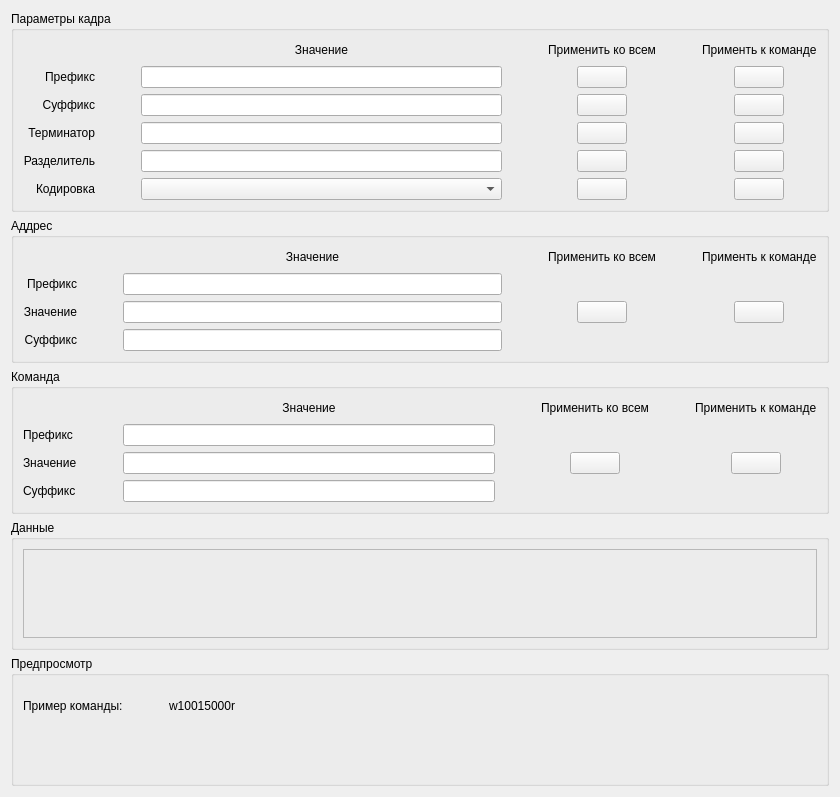
<?xml version="1.0" encoding="UTF-8"?>
<ui version="4.0">
 <class>Frame</class>
 <widget class="QFrame" name="Frame">
  <property name="geometry">
   <rect>
    <x>0</x>
    <y>0</y>
    <width>840</width>
    <height>797</height>
   </rect>
  </property>
  <property name="windowTitle">
   <string>Frame</string>
  </property>
  <property name="container" stdset="0">
   <string>groupBox</string>
  </property>
  <layout class="QGridLayout" name="gridLayout_2">
   <item row="0" column="0">
    <layout class="QGridLayout" name="gridLayout">
     <item row="1" column="0">
      <widget class="QGroupBox" name="groupBox_2">
       <property name="title">
        <string>Аддрес</string>
       </property>
       <layout class="QGridLayout" name="gridLayout_7">
        <item row="0" column="0" colspan="3">
         <layout class="QGridLayout" name="gridLayout_10">
          <property name="topMargin">
           <number>0</number>
          </property>
          <item row="1" column="7" rowspan="3" alignment="Qt::AlignHCenter">
           <widget class="QPushButton" name="address_copy_pushButton">
            <property name="minimumSize">
             <size>
              <width>50</width>
              <height>22</height>
             </size>
            </property>
            <property name="maximumSize">
             <size>
              <width>50</width>
              <height>22</height>
             </size>
            </property>
            <property name="text">
             <string/>
            </property>
           </widget>
          </item>
          <item row="0" column="7">
           <widget class="QLabel" name="label_15">
            <property name="text">
             <string>Применть к команде</string>
            </property>
           </widget>
          </item>
          <item row="3" column="2" colspan="2">
           <widget class="QLineEdit" name="address_suffix_lineEdit">
            <property name="alignment">
             <set>Qt::AlignCenter</set>
            </property>
           </widget>
          </item>
          <item row="2" column="1">
           <spacer name="horizontalSpacer_3">
            <property name="orientation">
             <enum>Qt::Horizontal</enum>
            </property>
            <property name="sizeHint" stdset="0">
             <size>
              <width>40</width>
              <height>20</height>
             </size>
            </property>
           </spacer>
          </item>
          <item row="1" column="5" rowspan="3" alignment="Qt::AlignHCenter">
           <widget class="QPushButton" name="address_all_pushButton">
            <property name="minimumSize">
             <size>
              <width>50</width>
              <height>22</height>
             </size>
            </property>
            <property name="maximumSize">
             <size>
              <width>50</width>
              <height>22</height>
             </size>
            </property>
            <property name="text">
             <string/>
            </property>
           </widget>
          </item>
          <item row="1" column="0">
           <widget class="QLabel" name="label_8">
            <property name="text">
             <string>Префикс</string>
            </property>
            <property name="alignment">
             <set>Qt::AlignRight|Qt::AlignTrailing|Qt::AlignVCenter</set>
            </property>
           </widget>
          </item>
          <item row="1" column="2" colspan="2">
           <widget class="QLineEdit" name="address_prefix_lineEdit">
            <property name="sizePolicy">
             <sizepolicy hsizetype="Expanding" vsizetype="Fixed">
              <horstretch>1</horstretch>
              <verstretch>0</verstretch>
             </sizepolicy>
            </property>
            <property name="alignment">
             <set>Qt::AlignCenter</set>
            </property>
           </widget>
          </item>
          <item row="0" column="2" colspan="2">
           <widget class="QLabel" name="label_17">
            <property name="text">
             <string>Значение</string>
            </property>
            <property name="alignment">
             <set>Qt::AlignCenter</set>
            </property>
           </widget>
          </item>
          <item row="2" column="0">
           <widget class="QLabel" name="label_9">
            <property name="text">
             <string>Значение</string>
            </property>
            <property name="alignment">
             <set>Qt::AlignRight|Qt::AlignTrailing|Qt::AlignVCenter</set>
            </property>
           </widget>
          </item>
          <item row="3" column="0">
           <widget class="QLabel" name="label_10">
            <property name="text">
             <string>Суффикс</string>
            </property>
            <property name="alignment">
             <set>Qt::AlignRight|Qt::AlignTrailing|Qt::AlignVCenter</set>
            </property>
           </widget>
          </item>
          <item row="2" column="4">
           <spacer name="horizontalSpacer_4">
            <property name="orientation">
             <enum>Qt::Horizontal</enum>
            </property>
            <property name="sizeHint" stdset="0">
             <size>
              <width>40</width>
              <height>20</height>
             </size>
            </property>
           </spacer>
          </item>
          <item row="0" column="5">
           <widget class="QLabel" name="label_19">
            <property name="text">
             <string>Применить ко всем</string>
            </property>
            <property name="alignment">
             <set>Qt::AlignCenter</set>
            </property>
           </widget>
          </item>
          <item row="2" column="2" colspan="2">
           <widget class="QLineEdit" name="address_lineEdit">
            <property name="alignment">
             <set>Qt::AlignCenter</set>
            </property>
           </widget>
          </item>
          <item row="0" column="6">
           <spacer name="horizontalSpacer_9">
            <property name="orientation">
             <enum>Qt::Horizontal</enum>
            </property>
            <property name="sizeHint" stdset="0">
             <size>
              <width>40</width>
              <height>20</height>
             </size>
            </property>
           </spacer>
          </item>
         </layout>
        </item>
       </layout>
      </widget>
     </item>
     <item row="2" column="0">
      <widget class="QGroupBox" name="groupBox_5">
       <property name="title">
        <string>Команда </string>
       </property>
       <layout class="QGridLayout" name="gridLayout_8">
        <item row="0" column="1">
         <layout class="QGridLayout" name="gridLayout_9">
          <property name="topMargin">
           <number>0</number>
          </property>
          <item row="1" column="7" rowspan="3" alignment="Qt::AlignHCenter">
           <widget class="QPushButton" name="command_copy_pushButton">
            <property name="minimumSize">
             <size>
              <width>50</width>
              <height>22</height>
             </size>
            </property>
            <property name="maximumSize">
             <size>
              <width>50</width>
              <height>22</height>
             </size>
            </property>
            <property name="text">
             <string/>
            </property>
           </widget>
          </item>
          <item row="0" column="7">
           <widget class="QLabel" name="label_16">
            <property name="text">
             <string>Применить к команде</string>
            </property>
           </widget>
          </item>
          <item row="1" column="0">
           <widget class="QLabel" name="label_12">
            <property name="text">
             <string>Префикс</string>
            </property>
           </widget>
          </item>
          <item row="2" column="4">
           <spacer name="horizontalSpacer_6">
            <property name="orientation">
             <enum>Qt::Horizontal</enum>
            </property>
            <property name="sizeHint" stdset="0">
             <size>
              <width>40</width>
              <height>20</height>
             </size>
            </property>
           </spacer>
          </item>
          <item row="0" column="5">
           <widget class="QLabel" name="label_22">
            <property name="text">
             <string>Применить ко всем</string>
            </property>
            <property name="alignment">
             <set>Qt::AlignCenter</set>
            </property>
           </widget>
          </item>
          <item row="1" column="2" colspan="2">
           <widget class="QLineEdit" name="command_prefix_lineEdit">
            <property name="sizePolicy">
             <sizepolicy hsizetype="Expanding" vsizetype="Fixed">
              <horstretch>1</horstretch>
              <verstretch>0</verstretch>
             </sizepolicy>
            </property>
            <property name="alignment">
             <set>Qt::AlignCenter</set>
            </property>
           </widget>
          </item>
          <item row="3" column="2" colspan="2">
           <widget class="QLineEdit" name="command_suffix_lineEdit">
            <property name="alignment">
             <set>Qt::AlignCenter</set>
            </property>
           </widget>
          </item>
          <item row="2" column="2" colspan="2">
           <widget class="QLineEdit" name="command_lineEdit">
            <property name="alignment">
             <set>Qt::AlignCenter</set>
            </property>
           </widget>
          </item>
          <item row="3" column="0">
           <widget class="QLabel" name="label_14">
            <property name="text">
             <string>Суффикс</string>
            </property>
           </widget>
          </item>
          <item row="2" column="0">
           <widget class="QLabel" name="label_13">
            <property name="text">
             <string>Значение</string>
            </property>
           </widget>
          </item>
          <item row="2" column="1">
           <spacer name="horizontalSpacer_5">
            <property name="orientation">
             <enum>Qt::Horizontal</enum>
            </property>
            <property name="sizeHint" stdset="0">
             <size>
              <width>40</width>
              <height>20</height>
             </size>
            </property>
           </spacer>
          </item>
          <item row="0" column="2" colspan="2">
           <widget class="QLabel" name="label_20">
            <property name="text">
             <string>Значение</string>
            </property>
            <property name="alignment">
             <set>Qt::AlignCenter</set>
            </property>
           </widget>
          </item>
          <item row="1" column="5" rowspan="3" alignment="Qt::AlignHCenter">
           <widget class="QPushButton" name="command_all_pushButton">
            <property name="minimumSize">
             <size>
              <width>50</width>
              <height>22</height>
             </size>
            </property>
            <property name="maximumSize">
             <size>
              <width>50</width>
              <height>22</height>
             </size>
            </property>
            <property name="text">
             <string/>
            </property>
           </widget>
          </item>
          <item row="0" column="6">
           <spacer name="horizontalSpacer_10">
            <property name="orientation">
             <enum>Qt::Horizontal</enum>
            </property>
            <property name="sizeHint" stdset="0">
             <size>
              <width>40</width>
              <height>20</height>
             </size>
            </property>
           </spacer>
          </item>
         </layout>
        </item>
       </layout>
      </widget>
     </item>
     <item row="0" column="0">
      <widget class="QGroupBox" name="groupBox_3">
       <property name="title">
        <string>Параметры кадра</string>
       </property>
       <layout class="QGridLayout" name="gridLayout_6">
        <item row="0" column="0">
         <layout class="QGridLayout" name="gridLayout_11">
          <property name="topMargin">
           <number>0</number>
          </property>
          <item row="0" column="6">
           <widget class="QLabel" name="label_11">
            <property name="text">
             <string>Применть к команде</string>
            </property>
           </widget>
          </item>
          <item row="5" column="6" alignment="Qt::AlignHCenter">
           <widget class="QPushButton" name="enc_copy_pushButton">
            <property name="minimumSize">
             <size>
              <width>50</width>
              <height>22</height>
             </size>
            </property>
            <property name="maximumSize">
             <size>
              <width>50</width>
              <height>22</height>
             </size>
            </property>
            <property name="text">
             <string/>
            </property>
           </widget>
          </item>
          <item row="3" column="2">
           <widget class="QLineEdit" name="frame_terminator_lineEdit">
            <property name="minimumSize">
             <size>
              <width>0</width>
              <height>22</height>
             </size>
            </property>
            <property name="alignment">
             <set>Qt::AlignCenter</set>
            </property>
           </widget>
          </item>
          <item row="3" column="4" alignment="Qt::AlignHCenter">
           <widget class="QPushButton" name="frame_terminator_all_pushButton">
            <property name="minimumSize">
             <size>
              <width>50</width>
              <height>22</height>
             </size>
            </property>
            <property name="maximumSize">
             <size>
              <width>50</width>
              <height>22</height>
             </size>
            </property>
            <property name="text">
             <string/>
            </property>
           </widget>
          </item>
          <item row="1" column="2">
           <widget class="QLineEdit" name="cmd_prefix_lineEdit">
            <property name="sizePolicy">
             <sizepolicy hsizetype="Expanding" vsizetype="Fixed">
              <horstretch>1</horstretch>
              <verstretch>0</verstretch>
             </sizepolicy>
            </property>
            <property name="minimumSize">
             <size>
              <width>0</width>
              <height>22</height>
             </size>
            </property>
            <property name="alignment">
             <set>Qt::AlignCenter</set>
            </property>
           </widget>
          </item>
          <item row="4" column="4" alignment="Qt::AlignHCenter">
           <widget class="QPushButton" name="cmd_separator_all_pushButton">
            <property name="minimumSize">
             <size>
              <width>50</width>
              <height>22</height>
             </size>
            </property>
            <property name="maximumSize">
             <size>
              <width>50</width>
              <height>22</height>
             </size>
            </property>
            <property name="text">
             <string/>
            </property>
           </widget>
          </item>
          <item row="4" column="2">
           <widget class="QLineEdit" name="cmd_separator_lineEdit">
            <property name="minimumSize">
             <size>
              <width>0</width>
              <height>22</height>
             </size>
            </property>
            <property name="alignment">
             <set>Qt::AlignCenter</set>
            </property>
           </widget>
          </item>
          <item row="5" column="4" alignment="Qt::AlignHCenter">
           <widget class="QPushButton" name="enc_all_pushButton">
            <property name="minimumSize">
             <size>
              <width>50</width>
              <height>22</height>
             </size>
            </property>
            <property name="maximumSize">
             <size>
              <width>50</width>
              <height>22</height>
             </size>
            </property>
            <property name="text">
             <string/>
            </property>
           </widget>
          </item>
          <item row="2" column="2">
           <widget class="QLineEdit" name="cmd_suffix_lineEdit">
            <property name="minimumSize">
             <size>
              <width>0</width>
              <height>22</height>
             </size>
            </property>
            <property name="alignment">
             <set>Qt::AlignCenter</set>
            </property>
           </widget>
          </item>
          <item row="2" column="6" alignment="Qt::AlignHCenter">
           <widget class="QPushButton" name="cmd_suffix_copy_pushButton">
            <property name="minimumSize">
             <size>
              <width>50</width>
              <height>22</height>
             </size>
            </property>
            <property name="maximumSize">
             <size>
              <width>50</width>
              <height>22</height>
             </size>
            </property>
            <property name="text">
             <string/>
            </property>
           </widget>
          </item>
          <item row="3" column="6" alignment="Qt::AlignHCenter">
           <widget class="QPushButton" name="frame_terminator_copy_pushButton">
            <property name="minimumSize">
             <size>
              <width>50</width>
              <height>22</height>
             </size>
            </property>
            <property name="maximumSize">
             <size>
              <width>50</width>
              <height>22</height>
             </size>
            </property>
            <property name="text">
             <string/>
            </property>
           </widget>
          </item>
          <item row="4" column="6" alignment="Qt::AlignHCenter">
           <widget class="QPushButton" name="cmd_separator_copy_pushButton">
            <property name="minimumSize">
             <size>
              <width>50</width>
              <height>22</height>
             </size>
            </property>
            <property name="maximumSize">
             <size>
              <width>50</width>
              <height>22</height>
             </size>
            </property>
            <property name="text">
             <string/>
            </property>
           </widget>
          </item>
          <item row="1" column="6" alignment="Qt::AlignHCenter">
           <widget class="QPushButton" name="cmd_prefix_copy_pushButton">
            <property name="minimumSize">
             <size>
              <width>50</width>
              <height>22</height>
             </size>
            </property>
            <property name="maximumSize">
             <size>
              <width>50</width>
              <height>22</height>
             </size>
            </property>
            <property name="text">
             <string/>
            </property>
           </widget>
          </item>
          <item row="1" column="0">
           <widget class="QLabel" name="label_3">
            <property name="text">
             <string>Префикс</string>
            </property>
            <property name="alignment">
             <set>Qt::AlignRight|Qt::AlignTrailing|Qt::AlignVCenter</set>
            </property>
           </widget>
          </item>
          <item row="2" column="1">
           <spacer name="horizontalSpacer">
            <property name="orientation">
             <enum>Qt::Horizontal</enum>
            </property>
            <property name="sizeHint" stdset="0">
             <size>
              <width>40</width>
              <height>20</height>
             </size>
            </property>
           </spacer>
          </item>
          <item row="2" column="3">
           <spacer name="horizontalSpacer_7">
            <property name="orientation">
             <enum>Qt::Horizontal</enum>
            </property>
            <property name="sizeHint" stdset="0">
             <size>
              <width>40</width>
              <height>20</height>
             </size>
            </property>
           </spacer>
          </item>
          <item row="2" column="4" alignment="Qt::AlignHCenter">
           <widget class="QPushButton" name="cmd_suffix_all_pushButton">
            <property name="minimumSize">
             <size>
              <width>50</width>
              <height>22</height>
             </size>
            </property>
            <property name="maximumSize">
             <size>
              <width>50</width>
              <height>22</height>
             </size>
            </property>
            <property name="text">
             <string/>
            </property>
           </widget>
          </item>
          <item row="1" column="4" alignment="Qt::AlignHCenter">
           <widget class="QPushButton" name="cmd_prefix_all_pushButton">
            <property name="minimumSize">
             <size>
              <width>50</width>
              <height>22</height>
             </size>
            </property>
            <property name="maximumSize">
             <size>
              <width>50</width>
              <height>22</height>
             </size>
            </property>
            <property name="text">
             <string/>
            </property>
           </widget>
          </item>
          <item row="5" column="2">
           <widget class="QComboBox" name="enc_comboBox">
            <property name="minimumSize">
             <size>
              <width>0</width>
              <height>22</height>
             </size>
            </property>
           </widget>
          </item>
          <item row="5" column="0">
           <widget class="QLabel" name="label_7">
            <property name="text">
             <string>Кодировка</string>
            </property>
            <property name="alignment">
             <set>Qt::AlignRight|Qt::AlignTrailing|Qt::AlignVCenter</set>
            </property>
           </widget>
          </item>
          <item row="0" column="2">
           <widget class="QLabel" name="label">
            <property name="text">
             <string>Значение</string>
            </property>
            <property name="alignment">
             <set>Qt::AlignCenter</set>
            </property>
           </widget>
          </item>
          <item row="4" column="0">
           <widget class="QLabel" name="label_6">
            <property name="text">
             <string>Разделитель</string>
            </property>
            <property name="alignment">
             <set>Qt::AlignRight|Qt::AlignTrailing|Qt::AlignVCenter</set>
            </property>
           </widget>
          </item>
          <item row="0" column="4">
           <widget class="QLabel" name="label_2">
            <property name="text">
             <string>Применить ко всем</string>
            </property>
            <property name="alignment">
             <set>Qt::AlignCenter</set>
            </property>
           </widget>
          </item>
          <item row="3" column="0">
           <widget class="QLabel" name="label_5">
            <property name="text">
             <string>Терминатор</string>
            </property>
            <property name="alignment">
             <set>Qt::AlignRight|Qt::AlignTrailing|Qt::AlignVCenter</set>
            </property>
           </widget>
          </item>
          <item row="2" column="0">
           <widget class="QLabel" name="label_4">
            <property name="text">
             <string>Суффикс</string>
            </property>
            <property name="alignment">
             <set>Qt::AlignRight|Qt::AlignTrailing|Qt::AlignVCenter</set>
            </property>
           </widget>
          </item>
          <item row="0" column="5">
           <spacer name="horizontalSpacer_2">
            <property name="orientation">
             <enum>Qt::Horizontal</enum>
            </property>
            <property name="sizeHint" stdset="0">
             <size>
              <width>40</width>
              <height>20</height>
             </size>
            </property>
           </spacer>
          </item>
         </layout>
        </item>
       </layout>
      </widget>
     </item>
     <item row="3" column="0">
      <widget class="QGroupBox" name="groupBox">
       <property name="title">
        <string>Данные</string>
       </property>
       <layout class="QGridLayout" name="gridLayout_4">
        <item row="1" column="0">
         <widget class="QFrame" name="params_TreeWidget_Frame">
          <property name="frameShape">
           <enum>QFrame::StyledPanel</enum>
          </property>
          <property name="frameShadow">
           <enum>QFrame::Raised</enum>
          </property>
         </widget>
        </item>
       </layout>
      </widget>
     </item>
     <item row="4" column="0">
      <widget class="QGroupBox" name="groupBox_4">
       <property name="title">
        <string>Предпросмотр</string>
       </property>
       <layout class="QGridLayout" name="gridLayout_3">
        <item row="1" column="1">
         <widget class="QLabel" name="label_24">
          <property name="text">
           <string/>
          </property>
         </widget>
        </item>
        <item row="0" column="0" rowspan="2">
         <layout class="QGridLayout" name="gridLayout_5">
          <item row="1" column="0">
           <widget class="QLabel" name="command_example_error_label">
            <property name="styleSheet">
             <string notr="true">    color: #bb7f4e;</string>
            </property>
            <property name="text">
             <string/>
            </property>
           </widget>
          </item>
          <item row="0" column="1">
           <spacer name="horizontalSpacer_8">
            <property name="orientation">
             <enum>Qt::Horizontal</enum>
            </property>
            <property name="sizeHint" stdset="0">
             <size>
              <width>40</width>
              <height>20</height>
             </size>
            </property>
           </spacer>
          </item>
          <item row="0" column="0">
           <widget class="QLabel" name="command_example_comment_label">
            <property name="text">
             <string>Пример команды:</string>
            </property>
           </widget>
          </item>
          <item row="0" column="2">
           <widget class="QLabel" name="command_example_label">
            <property name="sizePolicy">
             <sizepolicy hsizetype="Preferred" vsizetype="Preferred">
              <horstretch>1</horstretch>
              <verstretch>0</verstretch>
             </sizepolicy>
            </property>
            <property name="text">
             <string>w10015000r</string>
            </property>
           </widget>
          </item>
          <item row="1" column="2">
           <widget class="QLabel" name="coded_command_example_label">
            <property name="text">
             <string/>
            </property>
            <property name="textFormat">
             <enum>Qt::AutoText</enum>
            </property>
            <property name="scaledContents">
             <bool>false</bool>
            </property>
            <property name="wordWrap">
             <bool>true</bool>
            </property>
            <property name="textInteractionFlags">
             <set>Qt::LinksAccessibleByMouse</set>
            </property>
           </widget>
          </item>
         </layout>
        </item>
       </layout>
      </widget>
     </item>
    </layout>
   </item>
  </layout>
 </widget>
 <resources/>
 <connections/>
</ui>
